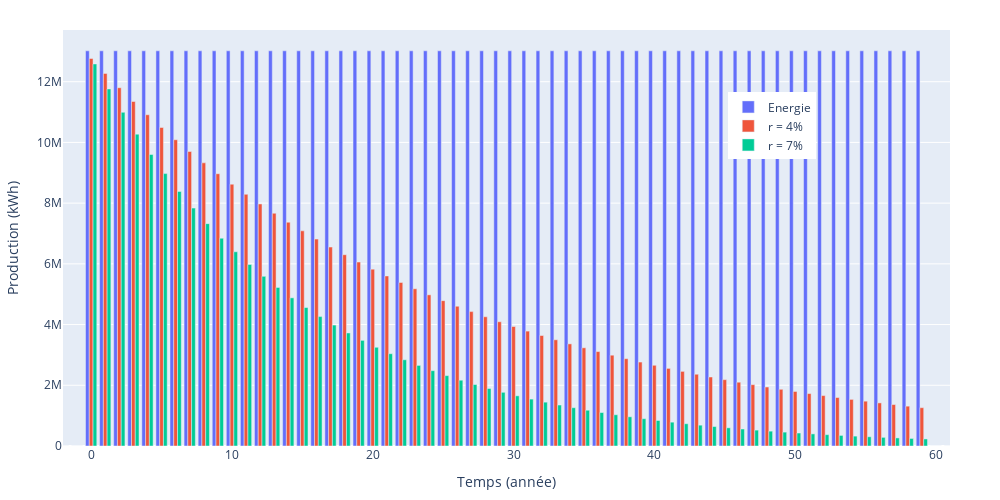

Notebook source saved alongside this figure:
### Markdown cell above
Energy

### Code cell
fig = go.Figure()

if b_production:
    fig.add_trace(go.Bar(
        name="Energie",
        x=df[first_key]["Année"], y=df[first_key]["Energie"]
    ))
    for key in df:
        fig.add_trace(go.Bar(name=key,x=df[key]["Année"], y=df[key]["Energie A"]))

fig.update_layout(title="",
                  xaxis_title="Temps (année)",
                  yaxis_title="Production (kWh)",
                  width=1000,
                  height=500,
                  margin=dict(l=50,r=50,b=30,t=30),
                  legend=dict(y=0.85,x=0.75)
                 )
fig.update_xaxes(range=[production_start-2,production_stop+2])
